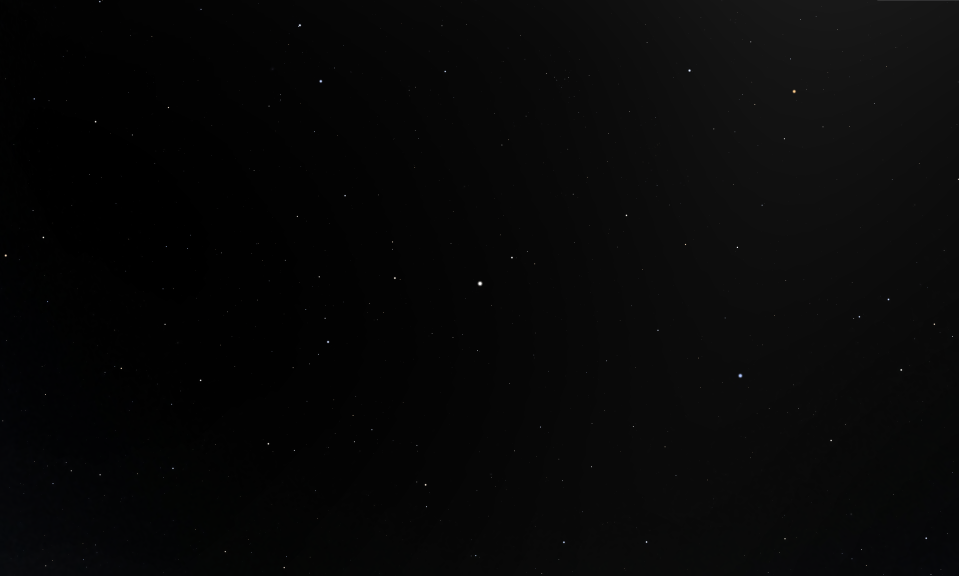
#> input picture src/image_pipeline/starfield-2.png, 2875 x 1726 px, found by its file name (shown at 1/3 size)
$ python real_image_valuation.py
#> lines starting #> are read from the running program, lines starting #| are printed output that depends on the picture
### src/config.py
"""
Simple configuration loader for AstroNav.
Loads config.yaml and provides default values.
"""
import yaml
from pathlib import Path
from typing import Dict, Any

# Default configuration values
DEFAULT_CONFIG = {
    "general": {
        "use_camera": True,
        "visualize": False,
        "image_path": "src/photos/5star_pairs_center.jpeg"
    },
    "star_processing": {
        "angle_tolerance": 0.1,
        "identification_limit": 40,
        "visualize_hip": True,
        "fov_degrees": 66.3
    },
    "star_detection": {
        "threshold_val": 180,
        "min_area": 15,
        "max_area": 500
    },
    "imu": {
        "enabled": True,
        "calibration_timeout": 30,
        "update_interval": 0.25
    },
    "tracking": {
        "image_tracking": True,
        "imu_tracking": True
    },
    "network": {
        "udp_ip": "127.0.0.1",
        "udp_port": 12345
    },
    "test_mode": {
        "enabled": False,
        "rotation_speed": 1.0,
        "update_interval": 0.5
    }
}

def load_config(config_path: str = None) -> Dict[str, Any]:
    """
    Load configuration from YAML file with fallback to defaults.

    Args:
        config_path: Path to config file. If None, looks for config.yaml in project root.

    Returns:
        Dictionary containing configuration values.
    """
    if config_path is None:
        # Look for config.yaml in project root
        project_root = Path(__file__).parent.parent
        config_path = project_root / "config.yaml"

    config_path = Path(config_path)

    # Start with default config
    config = DEFAULT_CONFIG.copy()

    # Load from file if it exists
    if config_path.exists():
        try:
            with open(config_path, 'r') as file:
                file_config = yaml.safe_load(file)
                if file_config:
                    # Merge file config with defaults (file config takes precedence)
                    config = _merge_configs(config, file_config)
                    print(f"Loaded configuration from: {config_path}")
        except Exception as e:
            print(f"Warning: Could not load config file {config_path}: {e}")
            print("Using default configuration.")
    else:
        print(f"No config file found at {config_path}, using defaults.")

    return config

# [9 lines left out: function _merge_configs, not called in this run]

def get_config_value(config: Dict[str, Any], key_path: str, default=None):
    """
    Get a configuration value using dot notation.

    Args:
        config: Configuration dictionary
        key_path: Dot-separated path (e.g., "general.use_camera")
        default: Default value if key not found

    Returns:
        Configuration value or default
    """
    keys = key_path.split('.')
    value = config

    try:
        for key in keys:
            value = value[key]
        return value
    except (KeyError, TypeError):
        return default

# Global config instance
_config = None

def get_config() -> Dict[str, Any]:
    """Get the global configuration instance."""
    global _config
    if _config is None:
        _config = load_config()
    return _config


# [3 lines that do not run on import are left out]

### src/image_pipeline/capture_star_vectors.py
import cv2
import numpy as np
import matplotlib.pyplot as plt
import sys
from pathlib import Path
sys.path.append(str(Path(__file__).parent))
from star_frame import StarFrame

# Import config system
sys.path.append(str(Path(__file__).parent.parent))
from config import get_config, get_config_value

def make_K_from_fov(w, h, fov_deg):
     """
     Build the camera intrinsic matrix from horizontal FOV.
     """
     fx = (h / 2.0) / np.tan(np.deg2rad(fov_deg / 2.0))
     fy = fx  # assume square pixels
     cx, cy = w / 2.0, h / 2.0
     K = np.array([ [fx, 0, cx],
                    [0,  fy, cy],
                    [0,   0,  1]], dtype=np.float64)
     return K

def pixels_to_unit_rays(pixels, K):
     """
     Convert 2D pixel coordinates to 3D unit direction vectors using the pinhole camera model.
     """
     fx, fy = K[0, 0], K[1, 1]
     cx, cy = K[0, 2], K[1, 2]
     rays = []

     for x, y in np.array(pixels).reshape(-1, 2):
          dx = (x - cx) / fx
          dy = (y - cy) / fy
          v = np.array([dx, dy, 1.0])
          rays.append(v / np.linalg.norm(v))

     return np.array(rays)

# [24 lines left out: function calculate_angular_distances, not called in this run]

def detect_stars(image_path, threshold_val=None, min_area=None, max_area=None, fov_deg=66, visualize=False):
     """
     Detect stars in an image and convert their positions to 3D unit vectors in camera coordinates.
     """
     # Load configuration
     config = get_config()

     # Use config values if parameters not provided
     if threshold_val is None:
          threshold_val = get_config_value(config, 'star_detection.threshold_val', 180)
     if min_area is None:
          min_area = get_config_value(config, 'star_detection.min_area', 15)
     if max_area is None:
          max_area = get_config_value(config, 'star_detection.max_area', 500)

     print(f"Detecting stars with fov_deg={fov_deg}, threshold={threshold_val}, min_area={min_area}, max_area={max_area}")
     img = cv2.imread(image_path, cv2.IMREAD_GRAYSCALE)
     if img is None:
          raise FileNotFoundError(f"Image '{image_path}' not found.")

     h, w = img.shape
     print(f"Image shape : {img.shape}")
     cx, cy = w // 2, h // 2  # image center


     # Blur and threshold
     blurred = cv2.GaussianBlur(img, (3, 3), 0)  # smaller kernel for speed
     thresh = np.where(blurred > threshold_val, 255, 0).astype(np.uint8)

     # Connected components = candidate star blobs
     num_labels, labels, stats, centroids = cv2.connectedComponentsWithStats(thresh)

     # Build intrinsic matrix
     K = make_K_from_fov(w, h, fov_deg)

     star_data = []
     for i in range(1, num_labels):  # skip background label 0
          area = stats[i, cv2.CC_STAT_AREA]
          if min_area <= area <= max_area:
               x, y = centroids[i]
               r = np.sqrt(area / np.pi)
               mask = (labels == i).astype(np.uint8)
               intensity = np.mean(img[mask == 1])

               # Project pixel to 3D unit ray
               vector = pixels_to_unit_rays([[x, y]], K)[0]  # Extract single vector from (1,3) array
               star_data.append({
                    "position": (x, y),
                    "radius": r,
                    "intensity": intensity,
                    "vector": vector
               })
               print(f"Star {len(star_data)-1}: Pos=({x:.2f}, {y:.2f}), Vec={vector}, I={intensity:.1f}")

     star_data.sort(key=lambda star: star["radius"], reverse=True)
     if visualize:
          visualize_results(img, thresh, star_data)
     return img, thresh, star_data

# [20 lines left out: function visualize_results, not called in this run]

# [24 lines that do not run on import are left out]

### src/catalog_pipeline/identify_stars.py
from collections import defaultdict
import itertools
import numpy as np
import sqlite3
import bisect
import os
from .db_operations import get_angular_distance_between_stars, get_catalog_vector, get_star_info
from scipy.optimize import linear_sum_assignment  # Added for Hungarian algorithm

DB_PATH = os.path.join(os.path.dirname(__file__), 'star_catalog.db')
DB_PATH_TEST = os.path.join(os.path.dirname(__file__), 'star_catalog_small_test.db')
DB_PATH_TEST_500 = os.path.join(os.path.dirname(__file__), 'star_catalog_small_test_500_stars.db')
DB_PATH_VMAG_LESS_THAN_5 = os.path.join(os.path.dirname(__file__), 'star_catalog_vmag_less_than_5.db')
EARLY_SUBGRAPH_STAR_EXIT = 10000


def query_star_pairs(theta_obs, delta_theta, db_path=DB_PATH, limit=50):
    """Query star pairs in the database within the given angle range, ordered by closeness to theta_obs."""
    conn = sqlite3.connect(db_path)
    c = conn.cursor()
    c.execute('''SELECT star1_id, star2_id, angle FROM pairs WHERE angle BETWEEN ? AND ? ORDER BY ABS(angle - ?) ASC LIMIT ?''',
              (theta_obs - delta_theta, theta_obs + delta_theta, theta_obs, limit))
    results = c.fetchall()
    conn.close()

    # Sort by error in Python (least error first)
    results_with_error = []
    for star1_id, star2_id, angle in results:
        error = abs(angle - theta_obs)
        results_with_error.append((star1_id, star2_id, angle, error))

    # Sort by error ascending (least error first)
    results_with_error.sort(key=lambda x: x[3])

    # Return only the requested limit, but keep the original 3-tuple format
    return [(star1_id, star2_id, angle) for star1_id, star2_id, angle, error in results_with_error[:limit]]


def angle_between(v1, v2):
    return np.degrees(np.arccos(np.clip(np.dot(v1, v2), -1, 1)))

from collections import defaultdict
import itertools

def identify_stars_from_vector(detected_vectors, angle_tolerance=0.2, db_path=DB_PATH_VMAG_LESS_THAN_5, limit=50):
     """
     Identify stars based on triangle+pyramid voting.

     Arguments:
     - detected_vectors: list of np.array([x, y, z]) unit vectors
     - angle_tolerance: tolerance in degrees for triangle matching
     - db_path: path to the star catalog database

     Returns:
     - final_votes: dict {detected_star_idx: [(HIP_id, score), ...]}
     """
     # For debugging, limit number of stars used
     detected_vectors = detected_vectors[:7]
     n = len(detected_vectors)  # Update n to match the truncated length

     seen_tris = set()
     seen_pyramids = set()

     print(f"DEBUG: Using {n} detected stars (limited from original)")
     print(f"DEBUG: Processing {n} detected stars for triplet matching")
     print(f"DEBUG: Using database: {db_path}")

     # Global support: obs_idx -> {hip_id: score}
     support = defaultdict(lambda: defaultdict(float))

     triplet_count = 0
     for (i, j, k) in itertools.combinations(range(n), 3):
          triplet_count += 1
          vi, vj, vk = detected_vectors[i], detected_vectors[j], detected_vectors[k]

          # Compute triangle side lengths
          a = angle_between(vi, vj)
          b = angle_between(vj, vk)
          c = angle_between(vk, vi)
          print(f"DEBUG: Triplet {triplet_count}: stars ({i},{j},{k}), angles: {a:.2f}, {b:.2f}, {c:.2f}")

          # DB queries
          matches_ab = query_star_pairs(a, angle_tolerance, db_path=db_path, limit=limit)
          matches_bc = query_star_pairs(b, angle_tolerance, db_path=db_path, limit=limit)
          matches_ca = query_star_pairs(c, angle_tolerance, db_path=db_path, limit=limit)
          print(f"DEBUG: Found {len(matches_ab)}, {len(matches_bc)}, {len(matches_ca)} matches for angles")

          if not matches_ab or not matches_bc or not matches_ca:
               print("DEBUG: Skipping triplet due to missing matches")
               continue

          ab_neighbors, bc_neighbors = defaultdict(set), defaultdict(set)
          for u, v, _ in matches_ab:
               ab_neighbors[u].add(v); ab_neighbors[v].add(u)
          for u, v, _ in matches_bc:
               bc_neighbors[u].add(v); bc_neighbors[v].add(u)

          ca_pairs = {frozenset((u, v)) for u, v, _ in matches_ca}

          for u, v, _ in matches_ab:
               for (A, B) in ((u, v), (v, u)):
                    if B not in bc_neighbors:
                         continue
                    for C in bc_neighbors[B]:
                         if frozenset((C, A)) not in ca_pairs:
                              continue

                         tri_key = tuple(sorted((A, B, C)))
                         if tri_key in seen_tris:
                              continue
                         seen_tris.add(tri_key)
                         print(f"DEBUG: Consistent catalog triangle found: {tri_key}")
                         candidate_pyramid = {i: A, j: B, k: C}

                         # Compute triangle RMS scores
                         candidate_triangle = candidate_pyramid
                         obs_vecs3 = {idx: detected_vectors[idx] for idx in candidate_triangle.keys()}
                         tri_scores, tri_rms, tri_rms_global, tri_max_edge = compute_rms_scores(
                              candidate_triangle, obs_vecs3, db_path
                         )

                         TRI_RMS_MAX = 0.5  # degrees, tune this
                         if tri_rms_global <= TRI_RMS_MAX:
                              for obs_idx, hip in candidate_triangle.items():
                                   support[obs_idx][hip] += 1.0 * tri_scores[obs_idx]

                         for d in [x for x in range(n) if x not in (i, j, k)]:
                              vd = detected_vectors[d]
                              pyramids = compute_pyramid(candidate_pyramid, db_path, limit, seen_pyramids,
                              vi, vj, vk, vd, d, angle_tolerance= 0.5)
                              if not pyramids:
                                   continue
                              for mapping in pyramids:
                                   obs_vectors = {idx: detected_vectors[idx] for idx in mapping.keys()}
                                   star_scores, star_rms, global_rms, max_edge = compute_rms_scores(mapping, obs_vectors, db_path)
                                   for obs_idx, hip in mapping.items():
                                        support[obs_idx][hip] += star_scores[obs_idx]

     final_votes = {}
     for obs_idx, hip_scores in support.items():
          if hip_scores:  # Only process if there are scores
               ranked = sorted(hip_scores.items(), key=lambda x: -x[1])
               final_votes[obs_idx] = ranked
               print(f"DEBUG: Obs {obs_idx} candidates: {ranked}")

     return final_votes

import math

# [44 lines left out: functions logsumexp, compute_gaussian_logscore, not called in this run]

import math
from collections import defaultdict

# [525 lines left out: functions compute_rms_scores, compute_pyramid, visualize_star_identification, deprecated_identify_stars_from_vectors_2_0, prune_possible, deprecated_identify_stars_from_vectors and 1 more, not called in this run]

# [38 lines that do not run on import are left out]

### src/catalog_pipeline/real_image_valuation.py
import sys
import os
import numpy as np

MAX_OBSERVED_STAR_CALCS = 30

sys.path.append(os.path.join(os.path.dirname(__file__), '../image_pipeline'))
from image_pipeline.capture_star_vectors import detect_stars

from .identify_stars import identify_stars_from_vector, get_identified_star_info, visualize_star_identification
from .radec_to_vec import radec_to_vec

# Import config system
sys.path.append(os.path.join(os.path.dirname(__file__), '..'))
from config import get_config, get_config_value

def lost_in_space(image_path, visualize=False, fov_deg=None):
     # Load configuration
     config = get_config()

     # Use config values, but allow function parameters to override
     if fov_deg is None:
          fov_deg = get_config_value(config, 'star_processing.fov_degrees', 66.3)

     angle_tolerance = get_config_value(config, 'star_processing.angle_tolerance', 0.1)
     identification_limit = get_config_value(config, 'star_processing.identification_limit', 40)
     visualize_hip = get_config_value(config, 'star_processing.visualize_hip', True)

     print(f"Processing image: {image_path}")
     img, thresh, star_data = detect_stars(image_path, visualize=visualize, fov_deg=fov_deg)
#| Image shape : (1726, 2875)
#> in detect_stars, `num_labels, labels, stats, centroids = cv2.connectedComponentsWithStat..`:
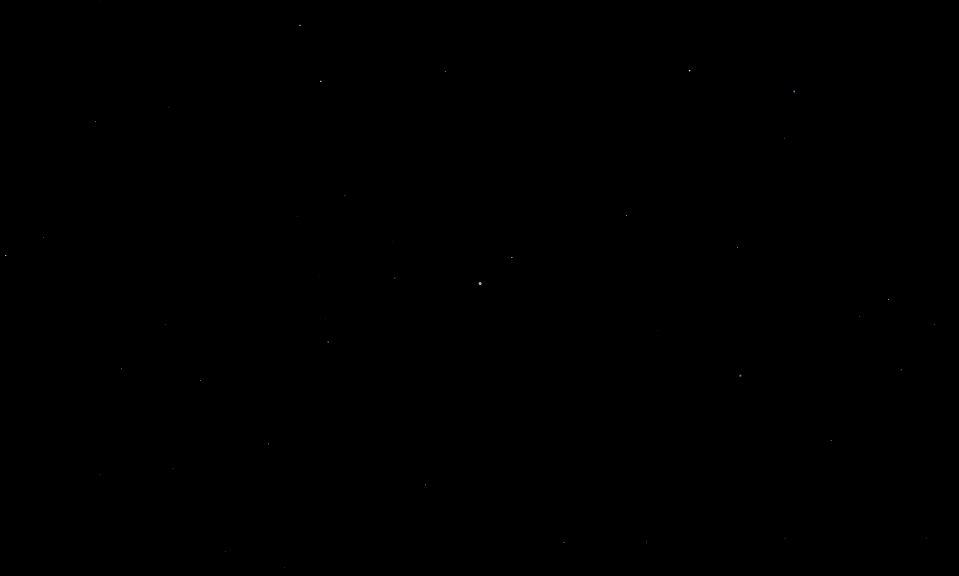
#> labels: shape (1726, 2875) int32 (shown at 1/3 size); 46 distinct labels, from 0 to 45; one colour per label, 0 black
#> in detect_stars, `num_labels, labels, stats, centroids = cv2.connectedComponentsWithStat..`: num_labels = 46; stats = 46 rows, first 6: [0, 0, 2875, 1726, 4961913], [299, 4, 1, 2, 2], [898, 74, 4, 4, 14], [2066, 209, 5, 5, 17], [1334, 213, 3, 3, 5], [960, 242, 5, 4, 15]; centroids = 46 pairs, first value 16.8 to 2802.5, second value 4.5 to 1702.3
#> the loop in detect_stars, `for i in range(1, num_labels):` made 45 passes
#> (area, x, y, r, intensity, vector) on passes 6, 22, 32: (23, 2382.2, 274, 2.71, 218, [0.547, -0.341, 0.765]), (62, 1439.7, 850.3, 4.44, 236.6, [0.0017, -0.00964, 1]), (31, 2220.5, 1126.6, 3.14, 201.8, [0.502, 0.169, 0.848])
#> (printed output is left out)
#> after the loop in detect_stars, `for i in range(1, num_labels):`: star_data = 5 items
#> star_data = 5 items
     print(f"Detected {len(star_data)} stars.")
#| Detected 5 stars.
     if len(star_data) < 2:
          print("Not enough stars detected for identification.")
          sys.exit(1)

     detected_vectors = [star["vector"] for star in star_data[:MAX_OBSERVED_STAR_CALCS]]
#> detected_vectors = [[0.0017, -0.00964, 1], [0.502, 0.169, 0.848], [0.547, -0.341, 0.765], [0.394, -0.407, 0.824], [-0.31, -0.404, 0.861]]

     matches = identify_stars_from_vector(detected_vectors, angle_tolerance=angle_tolerance, limit=identification_limit)
#> in identify_stars_from_vector, `n = len(detected_vectors)`: n = 5
#| DEBUG: Using 5 detected stars (limited from original)
#| DEBUG: Processing 5 detected stars for triplet matching
#> the loop in identify_stars_from_vector, `for (i, j, k) in itertools.combinations(range(n), 3):` made 1 pass
#> (vi, vj, vk, a, b) on pass 1: ([0.0017, -0.00964, 1], [0.502, 0.169, 0.848], [0.547, -0.341, 0.765], 32.11, 30.06)
#> (printed output is left out)
#> after the loop in identify_stars_from_vector, `for (i, j, k) in itertools.combinations(range(n), 3):`: seen_tris = 0 items; triplet_count = 1
     if visualize_hip:
          visualize_star_identification(image_path, star_data, matches)
     identified = get_identified_star_info(matches)

     print("\n--- Identified Stars from Image ---")
     for det_idx, (hip, info) in identified.items():
          print(f"Detected star {det_idx}: HIP {hip}, info: {info}")

     # Build body_vectors and inertial_vectors in matching order
     body_vectors = []
     inertial_vectors = []
     for i in range(len(detected_vectors)):
          hip, info = identified.get(i, (None, None))
          if info and len(info) > 0:
               raicrs, deicrs, vmag = info[0]
               body_vectors.append(detected_vectors[i])
               inertial_vectors.append(radec_to_vec(raicrs, deicrs))
          else:
               print(f"Warning: No catalog info for detected star {i}. Skipping.")
     body_vectors = np.array(body_vectors)
     inertial_vectors = np.array(inertial_vectors)

     if len(inertial_vectors) != len(body_vectors):
          min_len = min(len(inertial_vectors), len(body_vectors))
          print(f"Warning: Mismatch in vector counts after filtering. Using first {min_len} pairs.")
          body_vectors = body_vectors[:min_len]
          inertial_vectors = inertial_vectors[:min_len]

     from .quest import quest_algorithm, get_rotation_matrix_from_quaternion, test_quaternion_reprojection
     Q = quest_algorithm(body_vectors, inertial_vectors)
     print("\nQUEST quaternion (image to catalog):\n", Q)

     R = get_rotation_matrix_from_quaternion(Q)
     print("\nQUEST rotational matrix\n", R)

     # print("\nQUEST quaternion error factor:")
     # test_quaternion_reprojection(Q, body_vectors, inertial_vectors, verbose=True)

     return Q, R

if __name__ == "__main__":
#> (the run stopped early here; a loop or call above may not have finished)
